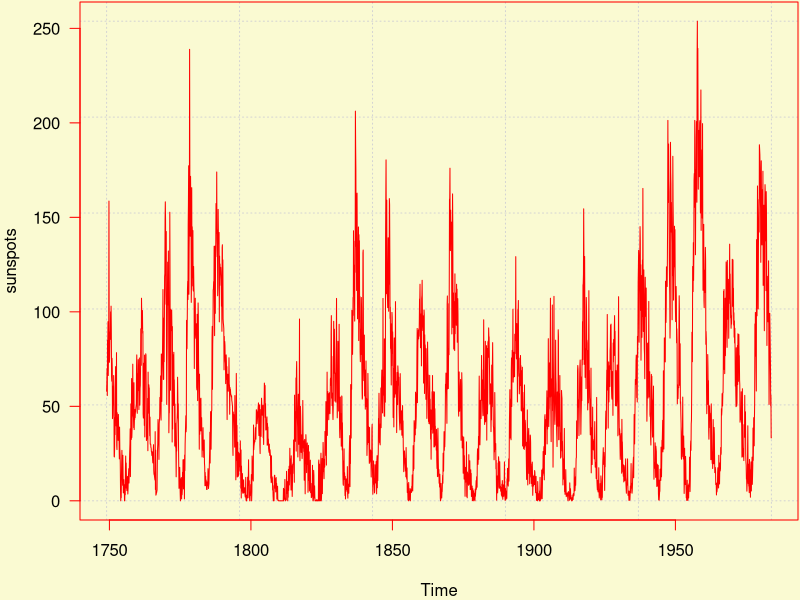

This chart was generated by the following R code:
## ---- chunk 1
#| include=FALSE

options(width = 80)
## ---- chunk 2
#| sunspots, echo=FALSE, fig.dim=c(14, 4),
#| fig.cap='Monthly mean relative sunspot numbers from 1749 to 1983.'
par(mar = c(4, 4, .1, .1), bg = 'lightgoldenrodyellow', fg = 'red', las = 1)
plot(sunspots, col = 'red', panel.first = grid())
## ---- chunk 3
#| echo=FALSE

head(mtcars, 4)
